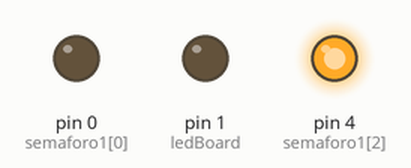
Simulated run of this sketch. Board: Arduino Uno, built with avr-gcc and run on an emulated ATmega328P. Parts: output pins drawn as LEDs (lit = HIGH).

Above: at 0.17 s.
At 1.1 s:
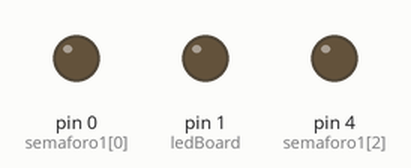
At 2.1 s:
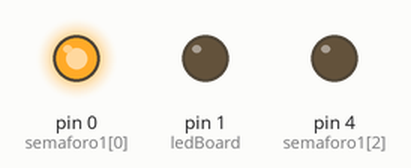
At 22.1 s:
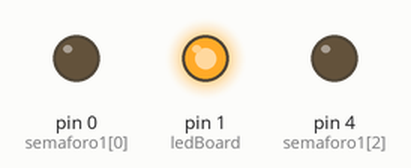
Timing chart, 0 to 28.5 s (numbered marks = the images above):
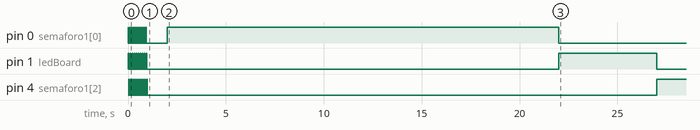

The sketch:

traffic_light_1_00.ino
```cpp
#define VERDE  0
#define GIALLO 1
#define ROSSO  2
#define OFF    3

int ledBoard            = 1;
int mainCounter         = 0;
bool mainCounterEnable  = true;
int delayInitBlink      = 25;

int semaforo1[]         = { 0, 1, 4 };
int ritardoRosso        = 20000;
int ritardoVerde        = 20000;
int ritardoStandby      = 1000;
int ritardoGiallo       = 5000;
int ritardo;
int semaforoRead;
int lightCycle          = 10;
int standbyCycle        = 20;

int PinBatt             = A2;
float R1                = 2000; //modificare questi valori con i valori realmente utilizzati.
float R2                = 10000;
int ValPinBatt;
float Vpin_perc;
float Vbatt;
float calc_res;

float batteryLowThr     = 4.5;
float batteryHighThr    = 5.5;
int batteryStatus       = 0;

void setup()
{
  pinMode (PinBatt, INPUT);

  for (int i = 0; i < 3; i++)
  {
    pinMode(semaforo1[i], OUTPUT);
  }
}

void loop()
{
  if (mainCounter == 0)
  {
    initSequence();
    //checkBatteria();
  }

  if (0 <= mainCounter && mainCounter <= lightCycle)  {
    semaforo();
  }

  if (lightCycle + 1  <= mainCounter && mainCounter <= standbyCycle) {
    semaforoStandby();
  }

  if (mainCounter > 10000)
  {
    mainCounterEnable = false;
    semaforoOff();
  }

  if (mainCounterEnable == true) {
    mainCounter++;
  }
}

void semaforoStandby()
{

  cambiaLuce(semaforo1, GIALLO, true, false);
  delay(ritardoStandby);
  cambiaLuce(semaforo1, OFF, true, false);
  delay(ritardoStandby);

}

void semaforoOff()
{
  cambiaLuce(semaforo1, OFF, true, false);
}

void initSequence()
{
  for (int i = 0; i < 10; i++)
  {
    cambiaLuce(semaforo1, VERDE, true, false);
    delay (delayInitBlink);
    cambiaLuce(semaforo1, GIALLO, true, false);
    delay (delayInitBlink);
    cambiaLuce(semaforo1, ROSSO, true, false);
    delay (delayInitBlink);
    cambiaLuce(semaforo1, OFF, true, false);
    delay (delayInitBlink);
  }
  delay (1000);

}
void cambiaLuce(int semaforo[], int luce, bool cambiaLuceStampEnable, bool cambiaLuceDelayEnable)
{

  for (int i = 0; i < 3; i++)
  {

    if (i == luce)
    {
      digitalWrite(semaforo[i], HIGH);
    }
    else
    {
      digitalWrite(semaforo[i], LOW);
    }
  }
  switch (luce)
  {
    case 0:
      if (cambiaLuceStampEnable == true) {
      }
      if (cambiaLuceDelayEnable == true) {
        ritardo = ritardoVerde;
      } else {
        ritardo = 0;
      }
      digitalWrite(ledBoard, LOW);
      break;
    case 1:
      if (cambiaLuceStampEnable == true) {
      }
      if (cambiaLuceDelayEnable == true) {
        ritardo = ritardoGiallo;
      } else {
        ritardo = 0;
      }
      digitalWrite(ledBoard, HIGH);
      break;
    case 2:
      if (cambiaLuceStampEnable == true) {

      }
      if (cambiaLuceDelayEnable == true) {
        ritardo = ritardoRosso;
      } else {
        ritardo = 0;
      }
      digitalWrite(ledBoard, LOW);
      break;
    case 3:
      if (cambiaLuceStampEnable == true) {
      }
      if (cambiaLuceDelayEnable == true) {
        ritardo = ritardoRosso;
      } else {
        ritardo = 0;
      }
      digitalWrite(ledBoard, LOW);
    default:
      break;
  }

  delay(ritardo);

}

void checkBatteria()
{
  //Vout = Vin * R2 / (R1 + R2)
  calc_res = (R1 + R2) / R2;
  ValPinBatt  = analogRead(PinBatt);
  Vpin_perc   = map (ValPinBatt, 0, 1023, 0, 500);
  //legge 1023 quando ho 5 volt sul pin, quindi scalo 0-1023 in 0-500.
  Vbatt       = Vpin_perc * calc_res / 100 ;
  //ora divido tutto per 100 perche' sopra ho scalato da 0 a 500 anziche' da 0 a 5V

  if (Vbatt >= batteryHighThr)                          {
    batteryStatus = 0;
  }
  if (batteryLowThr <= Vbatt && Vbatt <= batteryHighThr) {
    batteryStatus = 1;
  }
  if (Vbatt <= batteryLowThr)                           {
    batteryStatus = 2;
  }

  switch (batteryStatus)
  {
    case 2:
      cambiaLuce(semaforo1, ROSSO, false, false );
      break;
    case 1:
      cambiaLuce(semaforo1, GIALLO, false, false );
      break;
    case 0:
      cambiaLuce(semaforo1, VERDE, false, false );
      break;
    default:
      break;
  }
}

void semaforo()
{

  cambiaLuce(semaforo1, VERDE, true, true);
  cambiaLuce(semaforo1, GIALLO, true, true);
  cambiaLuce(semaforo1, ROSSO, true, true);
}
```

Measured:
- by itself, pin 0 (semaforo1[0]): goes 9 × (HIGH 0.03 s, LOW 0.08 s), HIGH 0.03 s, LOW 1.1 s, HIGH 20.0 s, then LOW
- by itself, pin 1 (ledBoard): goes 9 × (HIGH 0.03 s, LOW 0.08 s), HIGH 0.03 s, LOW 21.1 s, HIGH 5.0 s, then LOW
- by itself, pin 4 (semaforo1[2]): goes 9 × (HIGH 0.03 s, LOW 0.08 s), HIGH 0.03 s, LOW 26.0 s, then HIGH
